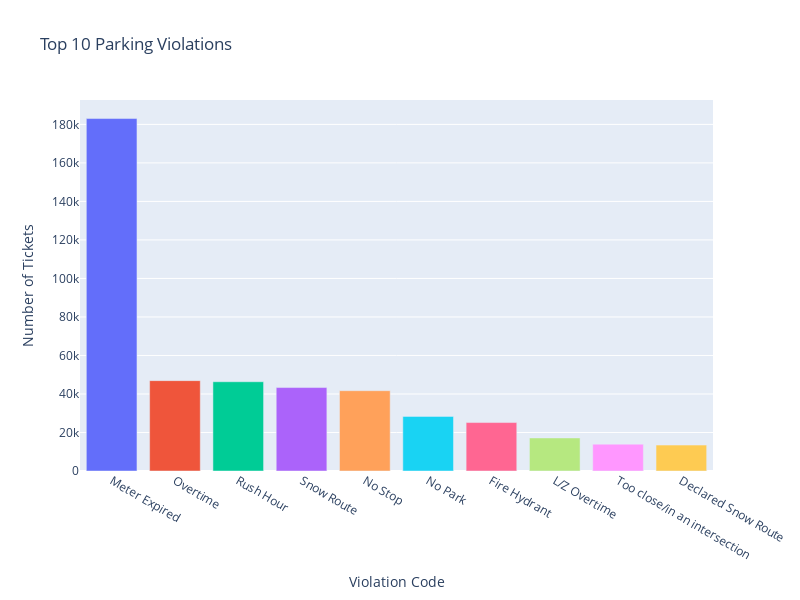

Source (notebook cell):
### Code cell
fig = px.bar(top_10_violations, x='Violation Code',y='count', color='Violation Code',
             title='Top 10 Parking Violations',
             labels={'count': 'Number of Tickets'},
              width=800, height=600)
fig.update_layout(showlegend=False)
fig

### Figure 1 — Plotly figure (JSON) as saved in the notebook; plotly's stock layout.template omitted (floating-point values rounded to 4 significant figures)
{"data": [{"alignmentgroup": "True", "hovertemplate": "Violation Code=%{x}<br>Number of Tickets=%{y}<extra></extra>", "legendgroup": "Meter Expired", "marker": {"color": "#636efa", "pattern": {"shape": ""}}, "name": "Meter Expired", "offsetgroup": "Meter Expired", "orientation": "v", "showlegend": true, "textposition": "auto", "type": "bar", "x": ["Meter Expired"], "xaxis": "x", "y": [183030], "yaxis": "y"}, {"alignmentgroup": "True", "hovertemplate": "Violation Code=%{x}<br>Number of Tickets=%{y}<extra></extra>", "legendgroup": "Overtime", "marker": {"color": "#EF553B", "pattern": {"shape": ""}}, "name": "Overtime", "offsetgroup": "Overtime", "orientation": "v", "showlegend": true, "textposition": "auto", "type": "bar", "x": ["Overtime"], "xaxis": "x", "y": [46929], "yaxis": "y"}, {"alignmentgroup": "True", "hovertemplate": "Violation Code=%{x}<br>Number of Tickets=%{y}<extra></extra>", "legendgroup": "Rush Hour", "marker": {"color": "#00cc96", "pattern": {"shape": ""}}, "name": "Rush Hour", "offsetgroup": "Rush Hour", "orientation": "v", "showlegend": true, "textposition": "auto", "type": "bar", "x": ["Rush Hour"], "xaxis": "x", "y": [46356], "yaxis": "y"}, {"alignmentgroup": "True", "hovertemplate": "Violation Code=%{x}<br>Number of Tickets=%{y}<extra></extra>", "legendgroup": "Snow Route", "marker": {"color": "#ab63fa", "pattern": {"shape": ""}}, "name": "Snow Route", "offsetgroup": "Snow Route", "orientation": "v", "showlegend": true, "textposition": "auto", "type": "bar", "x": ["Snow Route"], "xaxis": "x", "y": [43329], "yaxis": "y"}, {"alignmentgroup": "True", "hovertemplate": "Violation Code=%{x}<br>Number of Tickets=%{y}<extra></extra>", "legendgroup": "No Stop", "marker": {"color": "#FFA15A", "pattern": {"shape": ""}}, "name": "No Stop", "offsetgroup": "No Stop", "orientation": "v", "showlegend": true, "textposition": "auto", "type": "bar", "x": ["No Stop"], "xaxis": "x", "y": [41704], "yaxis": "y"}, {"alignmentgroup": "True", "hovertemplate": "Violation Code=%{x}<br>Number of Tickets=%{y}<extra></extra>", "legendgroup": "No Park", "marker": {"color": "#19d3f3", "pattern": {"shape": ""}}, "name": "No Park", "offsetgroup": "No Park", "orientation": "v", "showlegend": true, "textposition": "auto", "type": "bar", "x": ["No Park"], "xaxis": "x", "y": [28359], "yaxis": "y"}, {"alignmentgroup": "True", "hovertemplate": "Violation Code=%{x}<br>Number of Tickets=%{y}<extra></extra>", "legendgroup": "Fire Hydrant", "marker": {"color": "#FF6692", "pattern": {"shape": ""}}, "name": "Fire Hydrant", "offsetgroup": "Fire Hydrant", "orientation": "v", "showlegend": true, "textposition": "auto", "type": "bar", "x": ["Fire Hydrant"], "xaxis": "x", "y": [25162], "yaxis": "y"}, {"alignmentgroup": "True", "hovertemplate": "Violation Code=%{x}<br>Number of Tickets=%{y}<extra></extra>", "legendgroup": "L/Z Overtime", "marker": {"color": "#B6E880", "pattern": {"shape": ""}}, "name": "L/Z Overtime", "offsetgroup": "L/Z Overtime", "orientation": "v", "showlegend": true, "textposition": "auto", "type": "bar", "x": ["L/Z Overtime"], "xaxis": "x", "y": [17170], "yaxis": "y"}, {"alignmentgroup": "True", "hovertemplate": "Violation Code=%{x}<br>Number of Tickets=%{y}<extra></extra>", "legendgroup": "Too close/in an intersection", "marker": {"color": "#FF97FF", "pattern": {"shape": ""}}, "name": "Too close/in an intersection", "offsetgroup": "Too close/in an intersection", "orientation": "v", "showlegend": true, "textposition": "auto", "type": "bar", "x": ["Too close/in an intersection"], "xaxis": "x", "y": [13935], "yaxis": "y"}, {"alignmentgroup": "True", "hovertemplate": "Violation Code=%{x}<br>Number of Tickets=%{y}<extra></extra>", "legendgroup": "Declared Snow Route", "marker": {"color": "#FECB52", "pattern": {"shape": ""}}, "name": "Declared Snow Route", "offsetgroup": "Declared Snow Route", "orientation": "v", "showlegend": true, "textposition": "auto", "type": "bar", "x": ["Declared Snow Route"], "xaxis": "x", "y": [13463], "yaxis": "y"}], "layout": {"barmode": "relative", "height": 600, "legend": {"title": {"text": "Violation Code"}, "tracegroupgap": 0}, "showlegend": false, "title": {"text": "Top 10 Parking Violations"}, "width": 800, "xaxis": {"anchor": "y", "categoryarray": ["Meter Expired", "Overtime", "Rush Hour", "Snow Route", "No Stop", "No Park", "Fire Hydrant", "L/Z Overtime", "Too close/in an intersection", "Declared Snow Route"], "categoryorder": "array", "domain": [0, 1], "title": {"text": "Violation Code"}}, "yaxis": {"anchor": "x", "domain": [0, 1], "title": {"text": "Number of Tickets"}}}}
